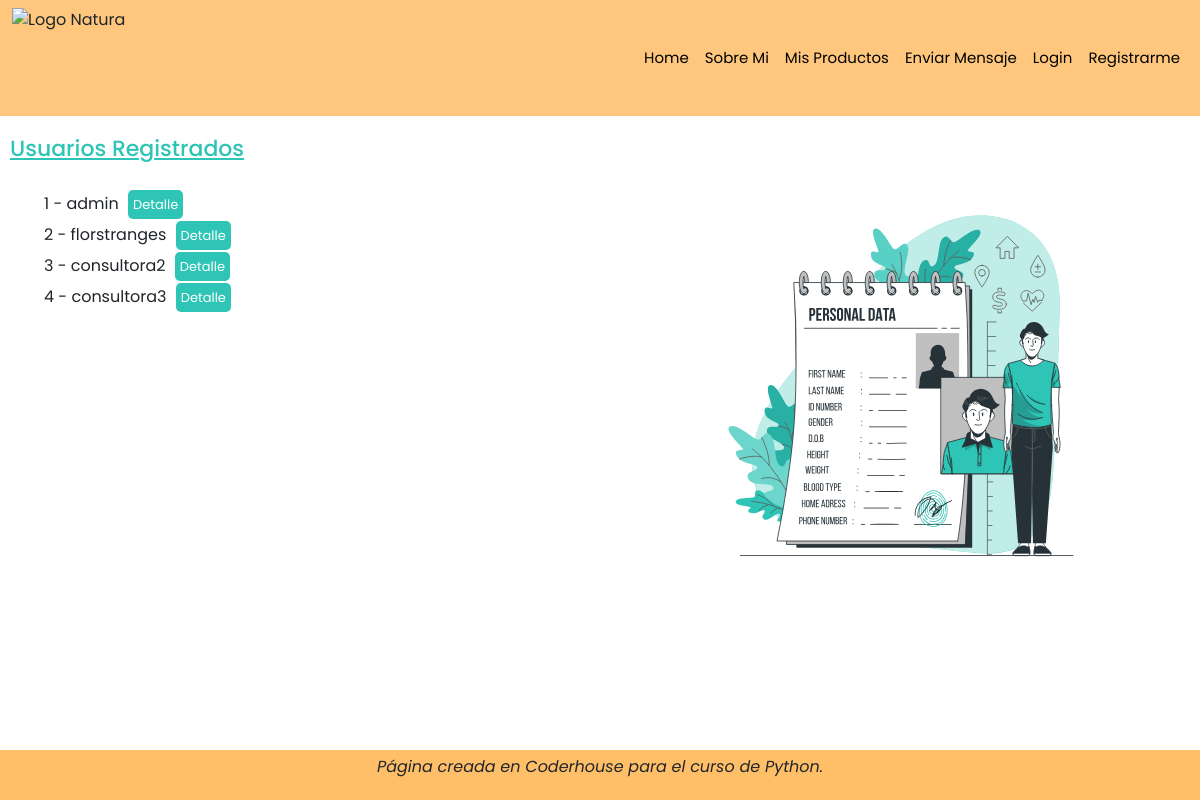
Before: /profile/list with the older database file.
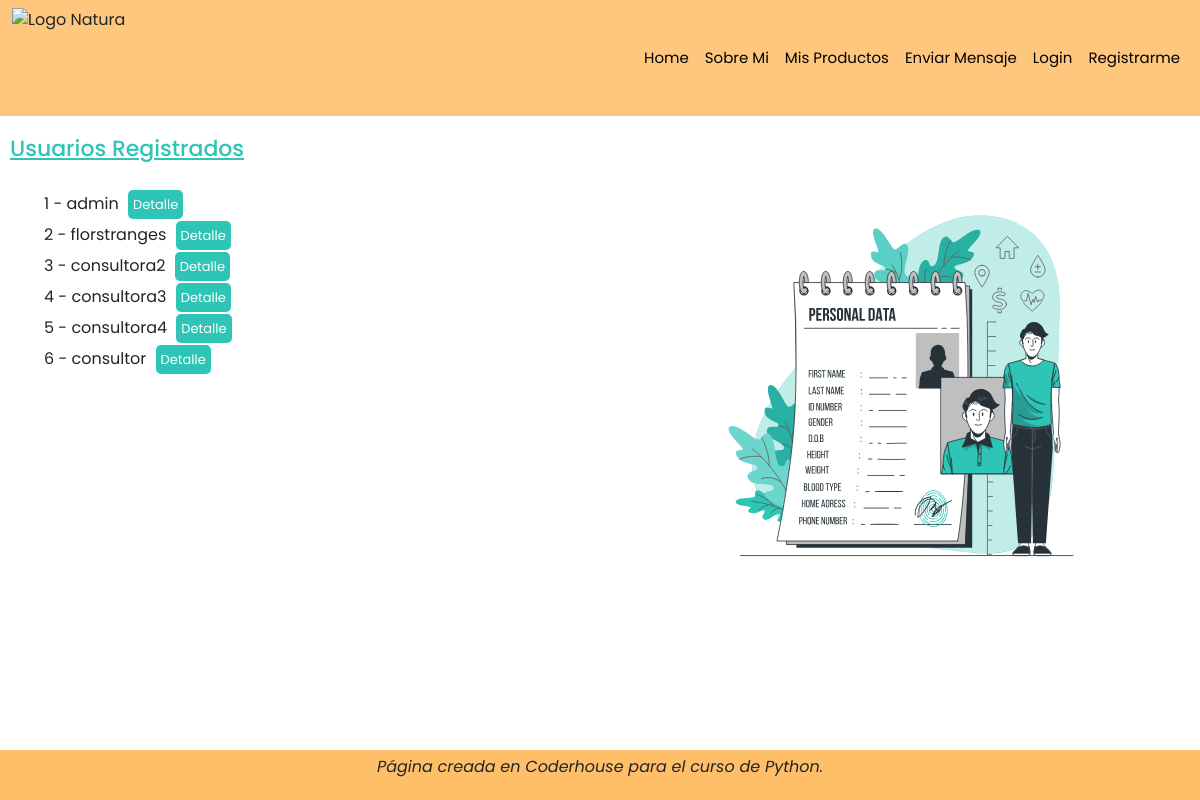
After: the same page with the newer database file.
### natura/models.py (models this page shows)
class Profile(models.Model):
    user = models.OneToOneField(to=User, on_delete=models.CASCADE, related_name='profile')
    imagen = models.ImageField(upload_to='profiles')
    def __str__(self):
        return f'{self.id} - {self.user}'

### natura/views.py (the view)
# urls.py: path('profile/list', ProfileList.as_view(), name='profile-list'),
class ProfileList(ListView):
    model = Profile

### natura/templates/natura/profile_list.html (shortened to what this page needs)
{% extends 'natura/base.html' %}
{% load static %}
{% block main %}
<h2>Usuarios Registrados</h2>
<div class="row p-0 m-0">
    <div class="col-12 col-md-6">
        <ul>
            {% for profile in object_list %}
            <li class="botonPeque">
                {{profile}}
                <a href="{% url 'profile-detail' profile.id %}"> Detalle </a>
            </li>
            {% endfor %}
        </ul>
    </div>
    <div class="col-12 col-md-6">
        <img src="{% static 'natura/assets/Personal data-bro.svg' %}" width="400px" height="100%" class="d-flex m-auto">
    </div>
</div>
{% endblock %}

Changed rows visible on the page:
added Profile: id+user "5 - consultora4"
added Profile: id+user "6 - consultor"
